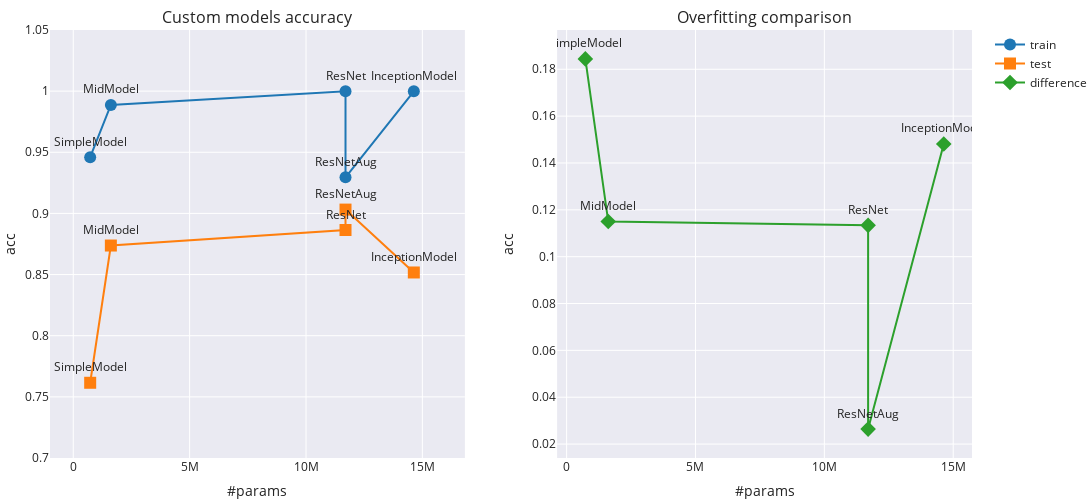

The code cell stored with this chart in its notebook:
### Markdown cell above
In the next output we have displayed the accuracy performance of each custom model in the train and test set to analyze the overfitting behavior.

### Code cell
models = [simple_model, mid_model, inception, resnet, resnet_data_aug]
comparison(models, (train_dataset, test_dataset))

### Figure 1 — Plotly figure (JSON) as saved in the notebook; plotly's stock layout.template omitted (floating-point values rounded to 4 significant figures)
{"data": [{"marker": {"color": "#1F77B4", "size": 12, "symbol": "circle"}, "mode": "lines+markers+text", "name": "train", "text": ["SimpleModel", "MidModel", "ResNet", "ResNetAug", "InceptionModel"], "textposition": "top center", "type": "scatter", "x": [726277, 1614885, 11697525, 11697525, 14632725], "xaxis": "x", "y": [0.946, 0.9887, 0.9998, 0.9295, 0.9998], "yaxis": "y"}, {"marker": {"color": "#FF7F0E", "size": 12, "symbol": "square"}, "mode": "lines+markers+text", "name": "test", "text": ["SimpleModel", "MidModel", "ResNet", "ResNetAug", "InceptionModel"], "textposition": "top center", "type": "scatter", "x": [726277, 1614885, 11697525, 11697525, 14632725], "xaxis": "x", "y": [0.7615, 0.8737, 0.8864, 0.9031, 0.8517], "yaxis": "y"}, {"marker": {"color": "#2CA02C", "size": 12, "symbol": "diamond"}, "mode": "lines+markers+text", "name": "difference", "text": ["SimpleModel", "MidModel", "ResNet", "ResNetAug", "InceptionModel"], "textposition": "top center", "type": "scatter", "x": [726277, 1614885, 11697525, 11697525, 14632725], "xaxis": "x2", "y": [0.1844, 0.115, 0.1134, 0.0264, 0.1481], "yaxis": "y2"}], "layout": {"annotations": [{"font": {"size": 16}, "showarrow": false, "text": "Custom models accuracy", "x": 0.225, "xanchor": "center", "xref": "paper", "y": 1, "yanchor": "bottom", "yref": "paper"}, {"font": {"size": 16}, "showarrow": false, "text": "Overfitting comparison", "x": 0.775, "xanchor": "center", "xref": "paper", "y": 1, "yanchor": "bottom", "yref": "paper"}], "height": 500, "margin": {"b": 10, "l": 0, "r": 0, "t": 30}, "width": 1500, "xaxis": {"anchor": "y", "domain": [0, 0.45], "range": [-1000000, 16830000.0], "title": {"text": "#params"}}, "xaxis2": {"anchor": "y2", "domain": [0.55, 1], "title": {"text": "#params"}}, "yaxis": {"anchor": "x", "domain": [0, 1], "range": [0.7, 1.05], "title": {"text": "acc"}}, "yaxis2": {"anchor": "x2", "domain": [0, 1], "title": {"text": "acc"}}}}
